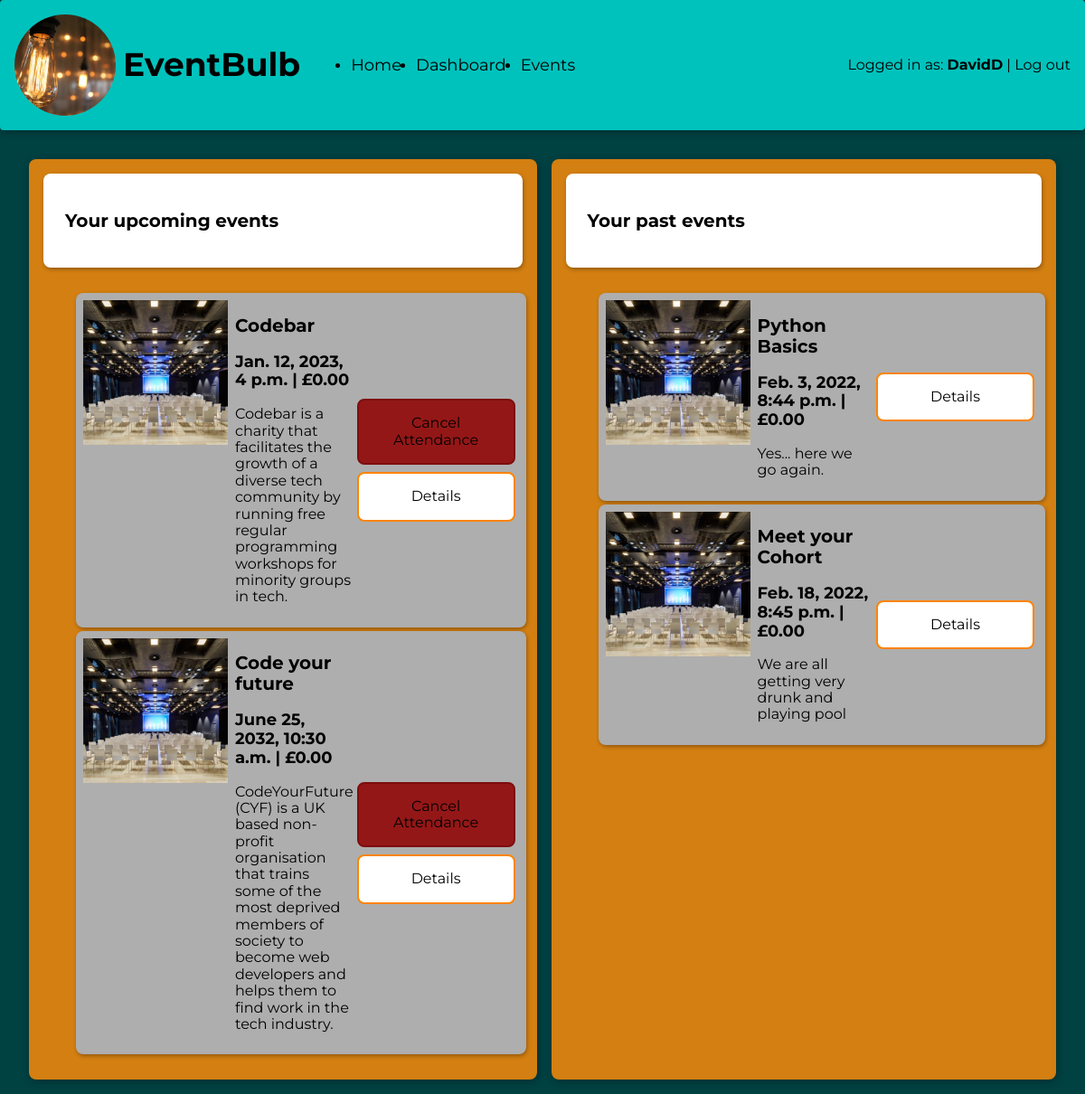
/events/dashboard/ (signed in), run on the app's committed database.
### events/models.py (models this page shows, shortened)
class Event(models.Model):
    title = models.CharField(max_length=255)
    description = models.TextField()
    datetime = models.DateTimeField(auto_now=False, auto_now_add=False)
    cost = models.DecimalField(max_digits=6, decimal_places=2)
    image = models.ImageField(upload_to='upload/', blank=True)

### events/views.py (the view)
# urls.py: path('dashboard/', views.dashboard, name="events_dashboard"),
@login_required
def dashboard(request):
    today = datetime.today()
    profile = get_user_profile(request)
    attending = profile.attending.all().filter(
        datetime__gte=today).order_by("datetime")
    attended = profile.attending.all().filter(
        datetime__lt=today).order_by("datetime")
    return render(request, 'events/dashboard.html', {"attending": attending, "attended": attended})

### events/templatetags/event_filters.py (called while the page is built)
@register.filter
def is_attending(user, event):
    return user.profile.attending.filter(id=event.id).exists()

### events/views.py (called while the page is built)
def get_user_profile(request):
    if request.user.is_authenticated:
        [profile, created] = UserProfile.objects.get_or_create(user=request.user)
        return profile

### templates/events/dashboard.html
{% extends 'base.html' %}
{% block content %}
<main class="cols-2">
    <section id="upcoming-list" class="card-background">
        <section class="card">
        <h2>Your upcoming events</h2>
    </section>
    {% include 'partials/_events_list.html' with events=attending %}
    </section>
    <section id="past-list" class="card-background">
    <section class="card">
        <h2>Your past events</h2>
    </section>
    {% if attended|length > 0 %}
        {% include 'partials/_past_events_list.html' with events=attended %}
    {% else %}
    <section class="card">
        <p class="centered">Events you are attending will appear here.</p>
    </section>
    {% endif %}
    </section>
</main>
{% endblock %}

### templates/base.html (shortened to what this page needs)
{% load static %}
<!DOCTYPE html>
<html lang="en">
<head>
  <link href="https://cdnjs.cloudflare.com/ajax/libs/normalize/8.0.1/normalize.min.css" rel="stylesheet">
  <link href="https://cdnjs.cloudflare.com/ajax/libs/meyer-reset/2.0/reset.min.css" rel="stylesheet">
  <link rel="stylesheet" href="{% static 'css/style.css' %}">
</head>
<body>
  <header class="navbar">
    <section>
      <img class="logo" src="{% static 'images/logo.jpg' %}" alt="EventBulb Logo">
      <h1 class="site-heading">EventBulb</h1>
      <nav>
        <ul>
          <li>
            <a href="{% url 'information_home' %}">Home</a>
          </li>
          {% if user.is_authenticated %}
            <li>
              <a href="{% url 'events_dashboard' %}">Dashboard</a>
            </li>
          {% endif %}
          <li>
            <a href="{% url 'events_list' %}">Events</a>
          </li>
        </ul>
      </nav>
    </section>
    <nav class="auth-nav">
      {% if user.is_authenticated %}
        <span>Logged in as: <span class="logged-in-username">{{ user.username }}</span></span>
        <span> | </span>
        <a href="{% url 'accounts_logout' %}">Log out</a>
      {% else %}
        <a href="{% url 'accounts_login' %}">Log In</a>
        <span> | </span>
        <a href="{% url 'accounts_register' %}">Register</a>
      {% endif %}
    </nav>
  </header>
  {% block content %}
  {% endblock content %}
</body>
</html>

### templates/partials/_events_list.html (shortened to what this page needs)
{% load event_filters %}
{% load static %}
<ul class="events-list">
  {% for event in events %}
    <li class="card event">
      {% if event.image|length > 0 %}
    <img class="event-image" src="{{ event.image.url }}" alt="">
  {% else %}
    <img class="event-image" src="{% static 'images/image_placeholder.jpg' %}" alt="">
  {% endif %}
      <div class="event-info">
        <h2>{{ event.title }}</h2>
        <h3>{{ event.datetime }} | £{{ event.cost }}</h3>
        <p>{{ event.description }}</p>
      </div>
      <div class="event-controls">
        {% if user.is_authenticated %}
          {% if user|is_attending:event %}
            <form action="{% url 'events_remove_attending' event.id %}" method="post">
              <button type="submit" class="button red">Cancel Attendance</button>
            </form>
          {% else %}
            <form action="{% url 'events_add_attending' event.id %}" method="post">
              {% csrf_token %}
              <input type="hidden" name="redirect_url" value="{{ request.get_full_path }}">
              <button type="submit" class="button yellow">I'm attending</button>
            </form>
          {% endif %}
        {% endif %}
        <a href="{% url 'events_details' event.id %}" class="button gray">Details</a>
      </div>
    </li>
  {% endfor %}
</ul>

### templates/partials/_past_events_list.html
{% load static %}
<ul class="events-list">
  {% for event in events %}
    <li class="card event">
      {% if event.image|length > 0 %}
    <img class="event-image" src="{{ event.image.url }}" alt="">
  {% else %}
    <img class="event-image" src="{% static 'images/image_placeholder.jpg' %}" alt="">
  {% endif %}
      <div class="event-info">
        <h2>{{ event.title }}</h2>
        <h3>{{ event.datetime }} | £{{ event.cost }}</h3>
        <p>{{ event.description }}</p>
      </div>
      <div class="event-controls">
        <a href="/events/{{ event.id }}" class="button gray">Details</a>
      </div>
    </li>
  {% endfor %}
</ul>

### static/css/style.css (style rules this page uses)
:root { --shadow: 1px 2px 8px rgba(0,0,0,0.3); --shadow-small: 1px 2px 4px rgba(0,0,0,0.3); --yellow : #004142; --yellow-accent: #3c0085; --gray: #ffffff; --gray-accent: #ff8400; --gray-light: #d37f11; --red: #941717; --red-accent: #7e0d0d; }
body { background-color: var(--yellow); display: flex; flex-direction: column; height: 100vh; font-family: 'Montserrat', Helvetica, Arial, sans-serif; }
a { color: inherit; text-decoration: inherit; }
h2 { font-size: 1.25rem; }
h3 { font-size: 1.125rem; }
.navbar { display: grid; grid-template-columns: 1fr 1fr; align-items: center; background-color: rgb(0, 194, 188); border-radius: 0.25rem; padding: 1rem; box-shadow: var(--shadow) }
.navbar > section { display: flex; align-items: center; }
.navbar .logo { margin-right: 0.5rem; height: 7rem; width: 7rem; object-fit: cover; border-radius: 100%; }
.site-heading { font-size: 1.5rem; }
.navbar .site-heading { font-size: 2.25rem; margin-right: 1rem; }
.navbar > .auth-nav { justify-self: flex-end; }
.navbar nav > ul { display: flex; align-items: center; }
.navbar nav > ul > li { margin-right: 1rem; }
.navbar nav > ul > li > a, .navbar nav > ul > li > span { font-size: 1.125rem; }
.logged-in-username { font-weight: bold; }
main { margin: 1rem; padding: 1rem; display: grid; gap: 1rem; flex-grow: 1; flex-shrink: 1; }
.card-background { background-color: var(--gray-light); padding: 0.5rem; box-shadow: var(--shadow); border-radius: 0.5rem; display: flex; flex-direction: column; }
.card { margin: 0.5rem; padding: 1.5rem; background-color: rgb(255, 255, 255); border-radius: 0.5rem; box-shadow: var(--shadow-small) }
.button { padding: 1rem; border-radius: 0.5rem; min-width: 175px; margin: 0.25rem; box-sizing: border-box; transition: background-color 150ms; text-align: center; cursor: pointer; }
.button.gray { background-color: var(--gray); border: 2px solid var(--gray-accent); }
.button.red { background-color: var(--red); border: 2px solid var(--red-accent); }
.cols-2 { grid-template-columns: 1fr 1fr; }
.card.event { margin: 0.25rem; padding: 0.5rem; background-color: rgb(174, 174, 174); border-radius: 0.5rem; box-shadow: var(--shadow-small); display: flex; align-items: start; }
.event-image { background-color: var(--gray); object-fit: cover; width: 10rem; height: 10rem; margin-right: 0.5rem; }
.event > .event-info { flex-grow: 1; }
.event > .event-controls { flex-shrink: 1; align-self: center; justify-self: center; display: flex; flex-direction: column; }

### data on the page
Event: title "Codebar", datetime "Jan. 12, 2023, 4 p.m.", cost "0.00", description "Codebar is a charity that facilitates the growth of a diverse tech community by running free regular programming workshops for minority groups in tech."
Event: title "Code your future", datetime "June 25, 2032, 10:30 a.m.", cost "0.00", description "CodeYourFuture (CYF) is a UK based non-profit organisation that trains some of the most deprived members of society to become web developers and helps them to find work in the tech industry."
Event: title "Python Basics", datetime "Feb. 3, 2022, 8:44 p.m.", cost "0.00", description "Yes... here we go again."
Event: title "Meet your Cohort", datetime "Feb. 18, 2022, 8:45 p.m.", cost "0.00", description "We are all getting very drunk and playing pool"

### other printed values
{{ user.username }} "DavidD"
